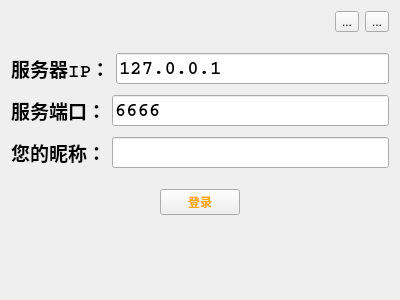
<?xml version="1.0" encoding="UTF-8"?>
<ui version="4.0">
 <class>Login</class>
 <widget class="QWidget" name="Login">
  <property name="geometry">
   <rect>
    <x>0</x>
    <y>0</y>
    <width>400</width>
    <height>300</height>
   </rect>
  </property>
  <property name="windowTitle">
   <string>Form</string>
  </property>
  <layout class="QVBoxLayout" name="verticalLayout_2">
   <item>
    <layout class="QVBoxLayout" name="verticalLayout">
     <item>
      <layout class="QHBoxLayout" name="horizontalLayout_4">
       <item>
        <widget class="QLabel" name="labelTip">
         <property name="styleSheet">
          <string notr="true">.QLabel{
	font-weight:bold;
	color: rgb(255, 0, 0);
}</string>
         </property>
         <property name="text">
          <string/>
         </property>
        </widget>
       </item>
       <item>
        <spacer name="horizontalSpacer">
         <property name="orientation">
          <enum>Qt::Horizontal</enum>
         </property>
         <property name="sizeHint" stdset="0">
          <size>
           <width>40</width>
           <height>20</height>
          </size>
         </property>
        </spacer>
       </item>
       <item>
        <layout class="QHBoxLayout" name="horizontalLayout_3">
         <item>
          <widget class="QToolButton" name="minButton">
           <property name="text">
            <string>...</string>
           </property>
          </widget>
         </item>
         <item>
          <widget class="QToolButton" name="closeButton">
           <property name="text">
            <string>...</string>
           </property>
          </widget>
         </item>
        </layout>
       </item>
      </layout>
     </item>
     <item>
      <spacer name="verticalSpacer_2">
       <property name="orientation">
        <enum>Qt::Vertical</enum>
       </property>
       <property name="sizeType">
        <enum>QSizePolicy::Fixed</enum>
       </property>
       <property name="sizeHint" stdset="0">
        <size>
         <width>20</width>
         <height>15</height>
        </size>
       </property>
      </spacer>
     </item>
     <item>
      <layout class="QHBoxLayout" name="horizontalLayout">
       <item>
        <widget class="QLabel" name="label">
         <property name="font">
          <font>
           <family>Courier</family>
           <pointsize>14</pointsize>
           <weight>75</weight>
           <bold>true</bold>
          </font>
         </property>
         <property name="text">
          <string>服务器IP：</string>
         </property>
        </widget>
       </item>
       <item>
        <widget class="QLineEdit" name="lineEditIP">
         <property name="sizePolicy">
          <sizepolicy hsizetype="Expanding" vsizetype="Fixed">
           <horstretch>0</horstretch>
           <verstretch>0</verstretch>
          </sizepolicy>
         </property>
         <property name="minimumSize">
          <size>
           <width>0</width>
           <height>25</height>
          </size>
         </property>
         <property name="font">
          <font>
           <family>Courier</family>
           <pointsize>14</pointsize>
           <weight>75</weight>
           <bold>true</bold>
          </font>
         </property>
         <property name="styleSheet">
          <string notr="true">.lineEditIP{
	color: rgb(255, 0, 0);
}</string>
         </property>
         <property name="text">
          <string>127.0.0.1</string>
         </property>
        </widget>
       </item>
      </layout>
     </item>
     <item>
      <spacer name="verticalSpacer_4">
       <property name="orientation">
        <enum>Qt::Vertical</enum>
       </property>
       <property name="sizeType">
        <enum>QSizePolicy::Fixed</enum>
       </property>
       <property name="sizeHint" stdset="0">
        <size>
         <width>20</width>
         <height>5</height>
        </size>
       </property>
      </spacer>
     </item>
     <item>
      <layout class="QHBoxLayout" name="horizontalLayout_6">
       <item>
        <widget class="QLabel" name="label_3">
         <property name="font">
          <font>
           <family>Courier</family>
           <pointsize>14</pointsize>
           <weight>75</weight>
           <bold>true</bold>
          </font>
         </property>
         <property name="text">
          <string>服务端口：</string>
         </property>
        </widget>
       </item>
       <item>
        <widget class="QLineEdit" name="lineEditPort">
         <property name="minimumSize">
          <size>
           <width>0</width>
           <height>25</height>
          </size>
         </property>
         <property name="font">
          <font>
           <family>Courier</family>
           <pointsize>14</pointsize>
           <weight>75</weight>
           <bold>true</bold>
          </font>
         </property>
         <property name="styleSheet">
          <string notr="true">.lineEidtNickName{
	color: rgb(0, 0, 255);
}</string>
         </property>
         <property name="text">
          <string>6666</string>
         </property>
        </widget>
       </item>
      </layout>
     </item>
     <item>
      <spacer name="verticalSpacer_5">
       <property name="orientation">
        <enum>Qt::Vertical</enum>
       </property>
       <property name="sizeType">
        <enum>QSizePolicy::Fixed</enum>
       </property>
       <property name="sizeHint" stdset="0">
        <size>
         <width>20</width>
         <height>5</height>
        </size>
       </property>
      </spacer>
     </item>
     <item>
      <layout class="QHBoxLayout" name="horizontalLayout_2">
       <item>
        <widget class="QLabel" name="label_2">
         <property name="font">
          <font>
           <family>Courier</family>
           <pointsize>14</pointsize>
           <weight>75</weight>
           <bold>true</bold>
          </font>
         </property>
         <property name="text">
          <string>您的昵称：</string>
         </property>
        </widget>
       </item>
       <item>
        <widget class="QLineEdit" name="lineEditNickName">
         <property name="minimumSize">
          <size>
           <width>0</width>
           <height>25</height>
          </size>
         </property>
         <property name="font">
          <font>
           <family>Courier</family>
           <pointsize>14</pointsize>
           <weight>75</weight>
           <bold>true</bold>
          </font>
         </property>
         <property name="styleSheet">
          <string notr="true">.lineEidtNickName{
	color: rgb(0, 0, 255);
}</string>
         </property>
         <property name="text">
          <string/>
         </property>
        </widget>
       </item>
      </layout>
     </item>
     <item>
      <spacer name="verticalSpacer">
       <property name="orientation">
        <enum>Qt::Vertical</enum>
       </property>
       <property name="sizeType">
        <enum>QSizePolicy::Fixed</enum>
       </property>
       <property name="sizeHint" stdset="0">
        <size>
         <width>20</width>
         <height>15</height>
        </size>
       </property>
      </spacer>
     </item>
     <item>
      <layout class="QHBoxLayout" name="horizontalLayout_5">
       <item>
        <spacer name="horizontalSpacer_2">
         <property name="orientation">
          <enum>Qt::Horizontal</enum>
         </property>
         <property name="sizeHint" stdset="0">
          <size>
           <width>40</width>
           <height>20</height>
          </size>
         </property>
        </spacer>
       </item>
       <item>
        <widget class="QPushButton" name="pushButtonLogin">
         <property name="styleSheet">
          <string notr="true">.QPushButton{
	font: 75 12pt &quot;Aharoni&quot;;
	color: rgb(255, 170, 0);
	font-weight:bold;
}
.QPushButton::hover{
	color: rgb(85, 170, 0);
}</string>
         </property>
         <property name="text">
          <string>登录</string>
         </property>
        </widget>
       </item>
       <item>
        <spacer name="horizontalSpacer_3">
         <property name="orientation">
          <enum>Qt::Horizontal</enum>
         </property>
         <property name="sizeHint" stdset="0">
          <size>
           <width>40</width>
           <height>20</height>
          </size>
         </property>
        </spacer>
       </item>
      </layout>
     </item>
     <item>
      <spacer name="verticalSpacer_3">
       <property name="orientation">
        <enum>Qt::Vertical</enum>
       </property>
       <property name="sizeHint" stdset="0">
        <size>
         <width>20</width>
         <height>40</height>
        </size>
       </property>
      </spacer>
     </item>
    </layout>
   </item>
  </layout>
 </widget>
 <resources/>
 <connections/>
</ui>
